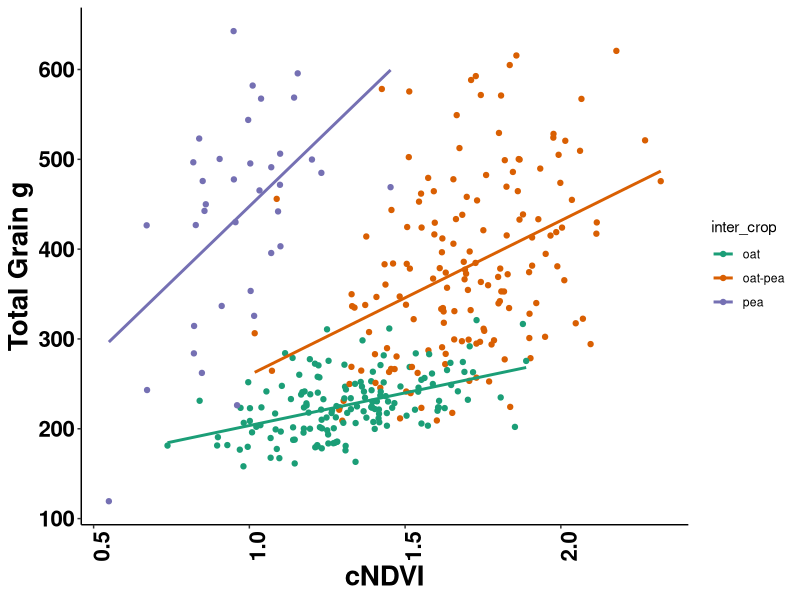
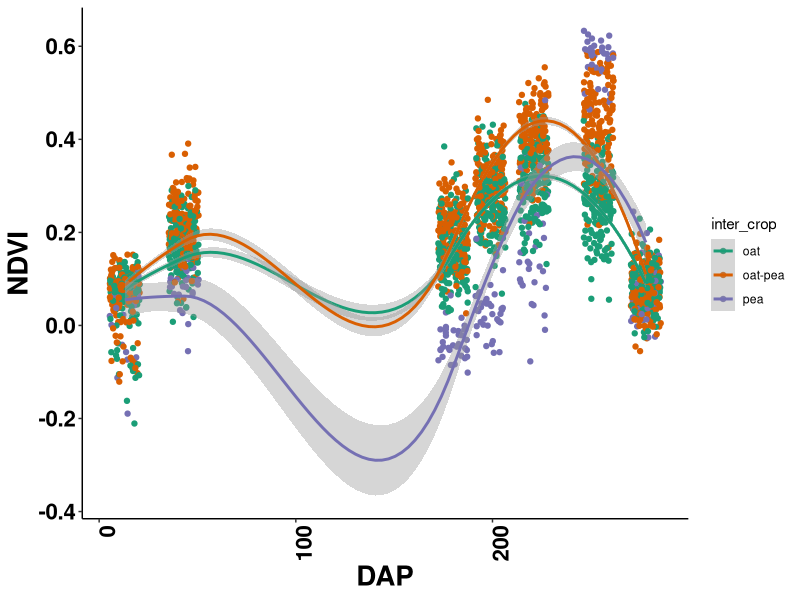
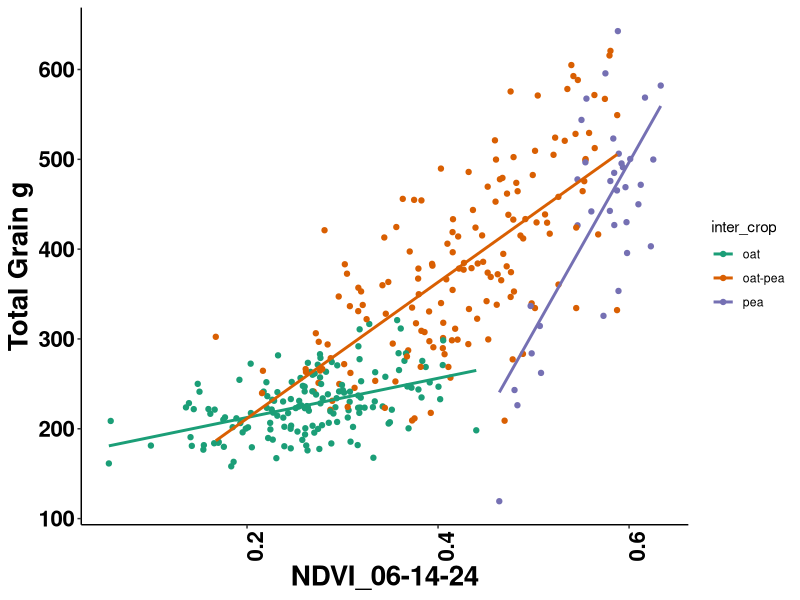
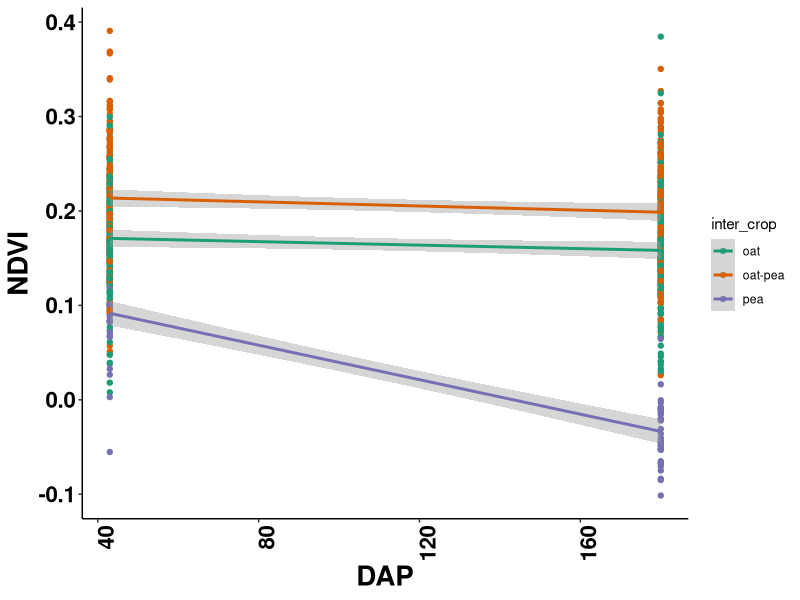
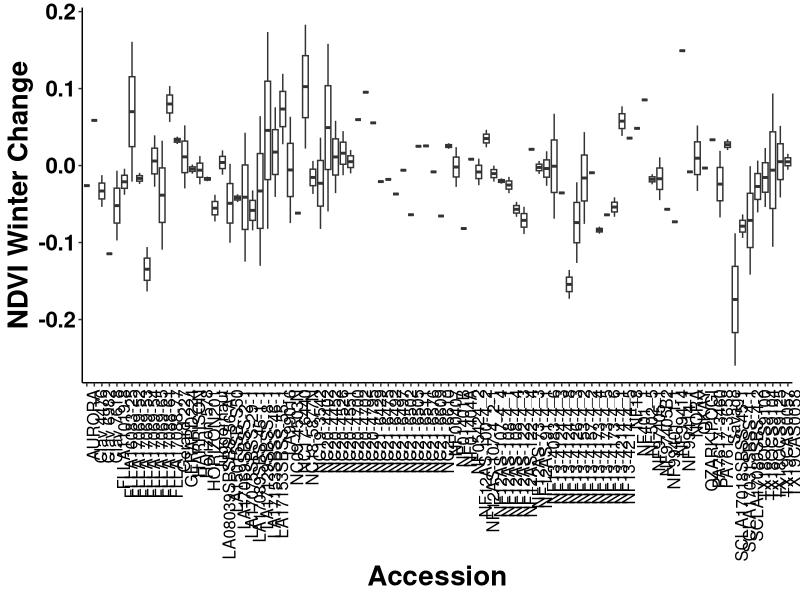
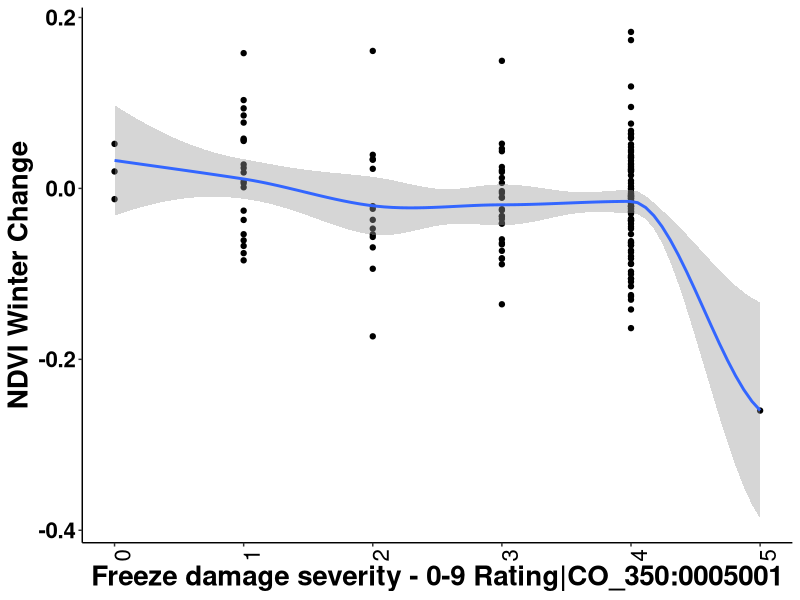

Source code (R) for these figures, in order:
## ---- chunk 1
knitr::opts_chunk$set(echo = TRUE,message = FALSE)
## ---- chunk 2
library(readxl)
library(readr)
library(tidyverse)
library(lme4)
## ---- chunk 3
NDVI_10_17_23 <- read_excel("data/NDVI_10-17-23.xlsx")
NDVI_11_16_23 <- read_excel("data/NDVI_11-16-23.xlsx")
NDVI_04_01_24 <- read_excel("data/NDVI_04-01-24.xlsx")
NDVI_04_20_24 <- read_excel("data/NDVI_04-20-24.xlsx")
NDVI_05_12_24 <- read_excel("data/NDVI_05-12-24.xlsx")
NDVI_06_14_24 <- read_excel("data/NDVI_06-14-24.xlsx")
NDVI_07_08_24 <- read_excel("data/NDVI_07-08-24.xlsx")

plot_number_to_plot_boundary <- read_csv("output/plot_number_to_plot_boundary.csv")
## ---- chunk 4
Cornell_WinterOatPeaIntercrop_2024_Ithaca <- read_csv("data/Cornell_WinterOatPeaIntercrop_2024_Ithaca.csv")

Cornell_WinterOatPeaIntercrop_2024_Ithaca_plot_meta <- read_excel("data/Cornell_WinterOatPeaIntercrop_2024_Ithaca_plot_meta.xlsx")
## ---- chunk 5
Cornell_WinterOatPeaIntercrop_2024_Ithaca

Cornell_WinterOatPeaIntercrop_2024_Ithaca_plot_meta
## ---- chunk 6
ndvi <- bind_cols(

NDVI_10_17_23[,1:4],

NDVI_10_17_23[,7],
NDVI_11_16_23[,7],
NDVI_04_01_24[,7],
NDVI_04_20_24[,7],
NDVI_05_12_24[,7],
NDVI_06_14_24[,7],
NDVI_07_08_24[,7]
)

ndvi <- ndvi %>% 
  mutate(pg_id = str_c(prow,"_",pcol,"_",grow,"_",gcol)) %>% 

  left_join(plot_number_to_plot_boundary %>% 
              mutate(pg_id = str_c(prow,"_",pcol,"_",grow,"_",gcol)) %>% 
              select(plot_number,subplot,pg_id)) %>% 
  relocate(plot_number,subplot,pg_id)

## ---- chunk 7

ndvi

## ---- chunk 8

plot_data <- Cornell_WinterOatPeaIntercrop_2024_Ithaca %>% 
  mutate("plot_name" = if_else(observationLevel == "subplot",str_sub(observationUnitName,end = -11), observationUnitName)) %>% 
  left_join(Cornell_WinterOatPeaIntercrop_2024_Ithaca_plot_meta,join_by(plot_name) ) %>% 
  
  rowwise() %>% 
  mutate(pea_yield = if_else(inter_crop == "pea",
                             sum(`Grain yield - g/m2|CO_350:0000260`,`Pea grain yield - g/m2|COMP:0000049`,na.rm=TRUE),`Pea grain yield - g/m2|COMP:0000049` )) %>% 
  mutate(oat_yield = if_else(inter_crop == "oat",
                             sum(`Grain yield - g/m2|CO_350:0000260`,`Pea grain yield - g/m2|COMP:0000049`,na.rm=TRUE),`Grain yield - g/m2|CO_350:0000260` )) %>% 
  mutate(pea_yield = if_else(inter_crop == "oat", 0 , pea_yield )) %>% 
  mutate(oat_yield = if_else(inter_crop == "pea", 0 , oat_yield )) %>% 
  mutate("total_yield" = oat_yield+pea_yield) %>% 
  
  select(observationLevel,observationUnitDbId,inter_crop ,source,
         replicate,plotNumber,germplasmName, inter_crop,
         oat_yield,
         pea_yield,
         total_yield,
         `Lodging severity - 0-9 Rating|CO_350:0005007`,
         `Freeze damage severity - 0-9 Rating|CO_350:0005001`,
         `Winter survival - percent|CO_350:0000170`) %>% 
  
  filter(observationLevel == "plot") %>% 
  filter(source != "Barley") %>% 
  filter(source != "Martens") 

plot_data
## ---- chunk 9
ndvi_s2 <- ndvi %>% 
  filter(gcol == 2) #for yield, NDVI analysis I'm only using NDVI values from subplot 2 because they represent the actual grain harvested area, and they were never biomass sampled which would be problematic for the cNDVI

cNDVI_plot_data <- plot_data %>% 
  select(plotNumber,germplasmName,replicate,inter_crop,oat_yield,pea_yield,total_yield) %>% 
  left_join(ndvi_s2, by=join_by(plotNumber == plot_number)) %>% 
  mutate(cNDVI = rowSums(across(`NDVI_10-17-23_mean`:`NDVI_07-08-24_mean`)))  
  
cNDVI_plot_data
## ---- chunk 10
cNDVI_plot_data %>% 

 ggplot(aes(cNDVI,total_yield,color=inter_crop))+
  geom_point() +
  geom_smooth(se = FALSE, method = lm)+
  xlab("cNDVI")+
  ylab("Total Grain g")+
  scale_color_brewer(palette="Dark2")+
  theme_classic()+
  theme(axis.text.x=element_text(angle = 90, hjust = 1))+
  theme(axis.text=element_text(size=20), axis.title=element_text(size=20,face="bold"))+
  theme(axis.text.x = element_text(face = "bold", color = "black", size = 16))+
  theme(axis.text.y = element_text(face = "bold", color = "black", size = 16))

## ---- chunk 11

ndvi_s2.1 <- ndvi_s2 %>% 
  filter(gcol == 2) %>% 
  select(plot_number,`NDVI_10-17-23_mean`:`NDVI_07-08-24_mean`)

time_series_plot_data <- plot_data %>% 
  select(plotNumber,germplasmName,replicate,inter_crop,oat_yield,pea_yield,total_yield,`Freeze damage severity - 0-9 Rating|CO_350:0005001`) %>% 
  left_join(ndvi_s2.1, by=join_by(plotNumber == plot_number)) 

dap_names <- c("plotNumber","germplasmName","replicate",
               "inter_crop","oat_yield","pea_yield","total_yield","freeze",
               13,43,180,199,221,254,278)

names = c(colnames(time_series_plot_data))

colnames(time_series_plot_data) <- dap_names



## ---- chunk 12

time_series_plot_data %>% 
  pivot_longer(`13`:`278`, names_to = "dap", values_to = "ndvi" ) %>% 
  mutate(dap = as.numeric(dap)) %>% 
  ggplot(aes(dap,ndvi,color=inter_crop))+
  geom_jitter() +
  geom_smooth(se = TRUE, method = loess,span=1)+
  xlab("DAP")+
  ylab("NDVI")+
  scale_color_brewer(palette="Dark2")+
  theme_classic()+
  theme(axis.text.x=element_text(angle = 90, hjust = 1))+
  theme(axis.text=element_text(size=20), axis.title=element_text(size=20,face="bold"))+
  theme(axis.text.x = element_text(face = "bold", color = "black", size = 16))+
  theme(axis.text.y = element_text(face = "bold", color = "black", size = 16))



## ---- chunk 13
plot_data %>% 
  select(plotNumber,germplasmName,replicate,inter_crop,oat_yield,pea_yield,total_yield) %>% 
  left_join(ndvi_s2, by=join_by(plotNumber == plot_number)) %>% 
  mutate(cNDVI = rowSums(across(`NDVI_10-17-23_mean`:`NDVI_07-08-24_mean`))) %>% 
  
  ggplot(aes(`NDVI_06-14-24_mean`,total_yield,color=inter_crop))+
  geom_point() +
  geom_smooth(se = FALSE, method = lm)+
  xlab("NDVI_06-14-24")+
  ylab("Total Grain g")+
  scale_color_brewer(palette="Dark2")+
  theme_classic()+
  theme(axis.text.x=element_text(angle = 90, hjust = 1))+
  theme(axis.text=element_text(size=20), axis.title=element_text(size=20,face="bold"))+
  theme(axis.text.x = element_text(face = "bold", color = "black", size = 16))+
  theme(axis.text.y = element_text(face = "bold", color = "black", size = 16))
## ---- chunk 14
time_series_plot_data %>% 
  pivot_longer(`13`:`278`, names_to = "dap", values_to = "ndvi" ) %>% 
  mutate(dap = as.numeric(dap)) %>% 
  filter(dap == 43| dap == 180) %>% 
  ggplot(aes(dap,ndvi,color=inter_crop))+
  geom_point() +
  geom_smooth(se = TRUE, method = lm)+
  xlab("DAP")+
  ylab("NDVI")+
  scale_color_brewer(palette="Dark2")+
  theme_classic()+
  theme(axis.text.x=element_text(angle = 90, hjust = 1))+
  theme(axis.text=element_text(size=20), axis.title=element_text(size=20,face="bold"))+
  theme(axis.text.x = element_text(face = "bold", color = "black", size = 16))+
  theme(axis.text.y = element_text(face = "bold", color = "black", size = 16))
## ---- chunk 15

time_series_plot_data %>% 
  mutate(winter_change = `180` - `43`) %>% 
  filter(inter_crop == "oat") %>% 
  ggplot(aes(germplasmName,winter_change))+
  geom_boxplot()+
  xlab("Accession")+
  ylab("NDVI Winter Change")+
  scale_color_brewer(palette="Dark2")+
  theme_classic()+
  theme(axis.text.x=element_text(angle = 90, hjust = 1))+
  theme(axis.text=element_text(size=20), axis.title=element_text(size=20,face="bold"))+
  theme(axis.text.x = element_text( color = "black", size = 12))+
  theme(axis.text.y = element_text(face = "bold", color = "black", size = 16))




## ---- chunk 16

## why are there warnings
time_series_plot_data %>%   
    left_join(plot_data, by = "plotNumber") %>% 
  mutate(winter_change = `180` - `43`) %>% 
  filter(inter_crop.x == "oat") %>% 
  mutate(freeze_damage = `Freeze damage severity - 0-9 Rating|CO_350:0005001`) %>% 
  ggplot(aes(`Freeze damage severity - 0-9 Rating|CO_350:0005001`, winter_change))+
    geom_point()+
  geom_smooth()+
  ylab("NDVI Winter Change")+
  scale_color_brewer(palette="Dark2")+
  theme_classic()+
  theme(axis.text.x=element_text(angle = 90, hjust = 1))+
  theme(axis.text=element_text(size=20), axis.title=element_text(size=20,face="bold"))+
  theme(axis.text.x = element_text( color = "black", size = 16))+
  theme(axis.text.y = element_text(face = "bold", color = "black", size = 16))



## ---- chunk 17

###### heritability  



rep_geno_2 <- time_series_plot_data %>%   
  left_join(plot_data, by = "plotNumber") %>% 
  mutate(winter_change = `180` - `43`) %>% 
  filter(inter_crop.x == "oat") %>% 
  select(germplasmName.x, winter_change, replicate.x) %>% 
  group_by(germplasmName.x) %>% 
  count() %>% 
  filter(n == 2)

h2_data <- time_series_plot_data %>%   
  left_join(plot_data, by = "plotNumber") %>% 
  mutate(winter_change = `180` - `43`) %>% 
  filter(inter_crop.x == "oat") %>% 
  select(germplasmName.x, winter_change, replicate.x,freeze) %>% 
  filter(germplasmName.x %in% c(rep_geno_2$germplasmName.x)) %>% 
  rename(germplasmName = germplasmName.x) %>% 
  rename(block = replicate.x)

h2_data






## ---- chunk 18

lm_trait <- lme4::lmer(winter_change ~ (1|germplasmName) + (1|block),
                       data = h2_data)

df_trait <- as.data.frame(VarCorr(lm_trait))
vg_trait <- df_trait[df_trait$grp == "germplasmName","vcov"]
ve_trait <- df_trait[df_trait$grp == "Residual", "vcov"]

h2_trait <- vg_trait/(vg_trait + ve_trait/(2))

h2_ndvi_winter_change  <- h2_trait



h2_data


lm_trait <- lme4::lmer(freeze ~ (1|germplasmName) + (1|block),
                       data = h2_data)


df_trait <- as.data.frame(VarCorr(lm_trait))
vg_trait <- df_trait[df_trait$grp == "germplasmName","vcov"]
ve_trait <- df_trait[df_trait$grp == "Residual", "vcov"]

h2_trait <- vg_trait/(vg_trait + ve_trait/(2))

h2_freeze_damage <- h2_trait







## ---- chunk 19
h2_ndvi_winter_change
h2_freeze_damage

